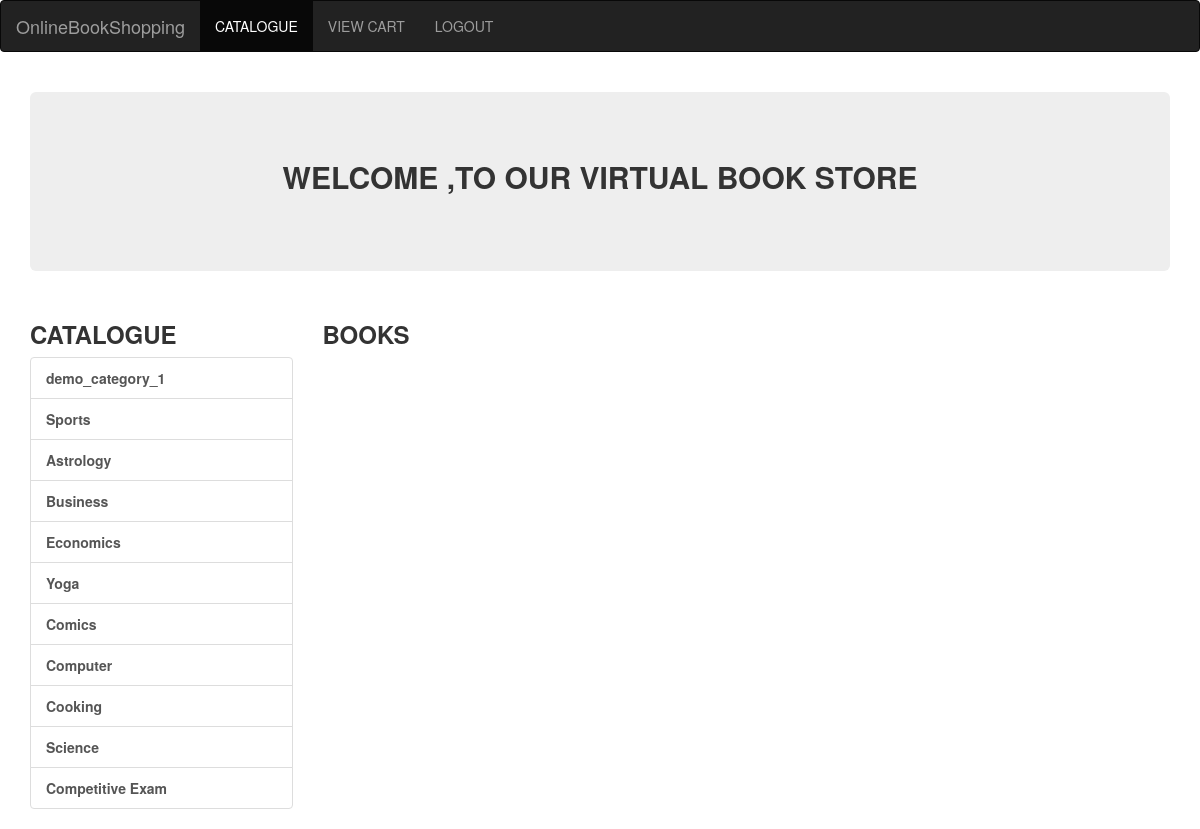
/home_of_user.php, run on the app's committed database.
### tables this page shows
CREATE TABLE `category` (
  `cat_id` int(4) NOT NULL,
  `cat_nm` varchar(30) NOT NULL
);

### home_of_user.php (the view, shortened to what this page needs)
<?php
	include "includes/config.php";
?>
<!DOCTYPE html>
<html lang="en">
  <head>
    <link href="css/bootstrap.min.css" rel="stylesheet">
  </head>
  <body>
	<div class="navbar navbar-inverse">
		<div class="Container">
			<div class="navbar-header">
				<a href="#" class="navbar-brand">OnlineBookShopping</a>
			</div>
			<div class="collapse navbar-collapse">
				<ul class="nav navbar-nav">
					<li class="active"><a href="home_of_user.php">CATALOGUE</a></li>
					<li><a href="viewcart.php">VIEW CART</a></li>
					<li align='right'><a href="logout.php">LOGOUT</a></li>
				</ul>
			</div>
		</div>
	</div>
	<div class="container">
	  <div class="jumbotron">
		<?php
			echo "<h2><center><b>WELCOME ".$user.",TO OUR VIRTUAL BOOK STORE</b></center></h2>";
		?>
	  </div>
	</div>
	<div class="container">
		<div class="row">
			<div class="col-md-3">
				<h3><b>CATALOGUE<b></h3>
				<ul class="list-group">
					<?php
						$query="select * from category ";
						$res=mysqli_query($conn,$query);
						while($row=mysqli_fetch_assoc($res))
							{
								echo '<a href="subcat.php?cat='.$row['cat_id'].'&catnm='.$row['cat_nm'].'"'.' class="list-group-item">'.$row['cat_nm'].'</a>';
							}
					?>
				</ul>
			</div>
			<div class="col-md-9">
				<h3><b>BOOKS<b></h3>
			</div>
		</div>
	</div>
  </body>
</html>

### data on the page
category: cat_nm "demo_category_1"
category: cat_nm "Sports"
category: cat_nm "Astrology"
category: cat_nm "Business"
category: cat_nm "Economics"
category: cat_nm "Yoga"
category: cat_nm "Comics"
category: cat_nm "Computer"
category: cat_nm "Cooking"
category: cat_nm "Science"
category: cat_nm "Competitive Exam"
